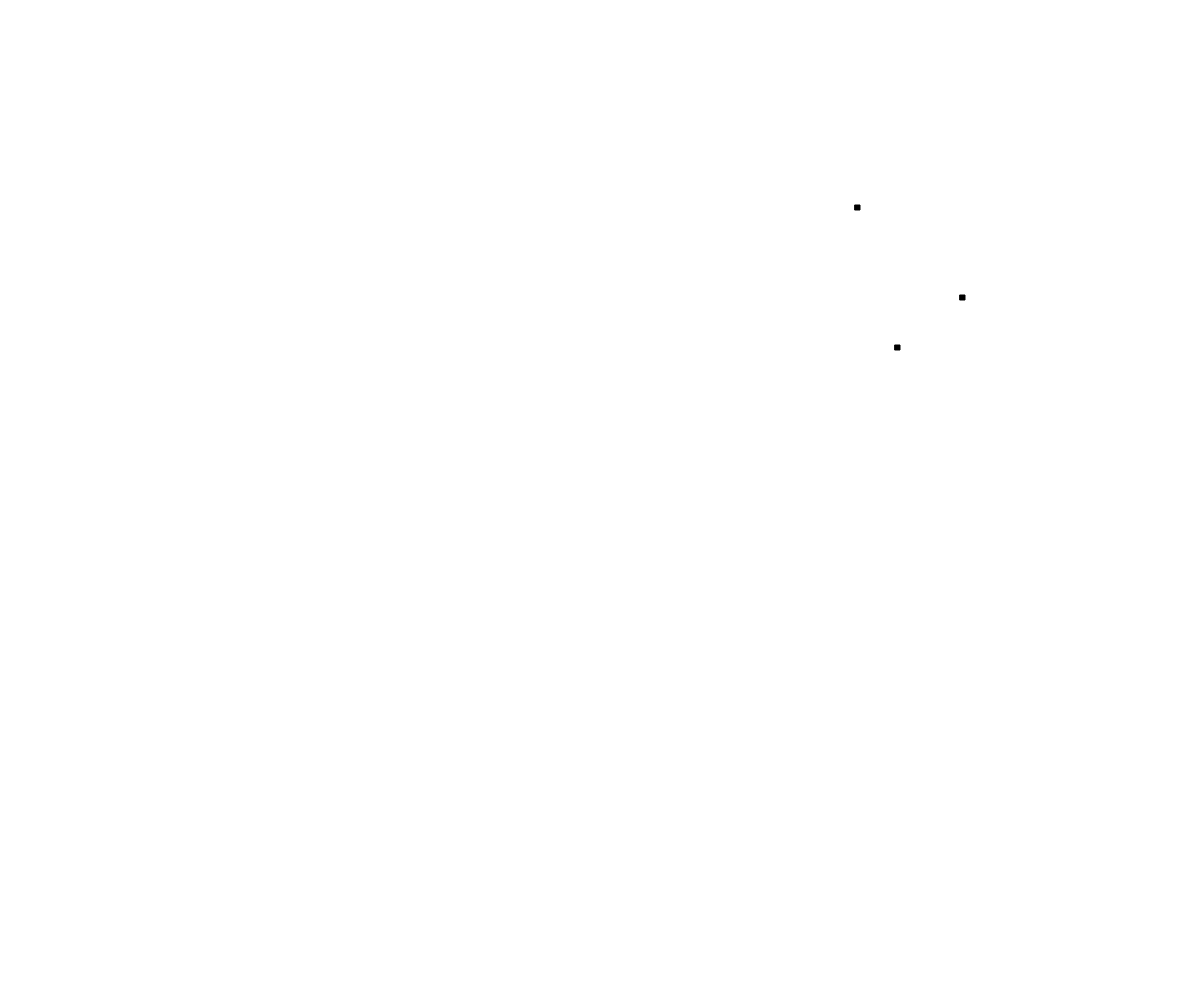
Frame 1 (no input)
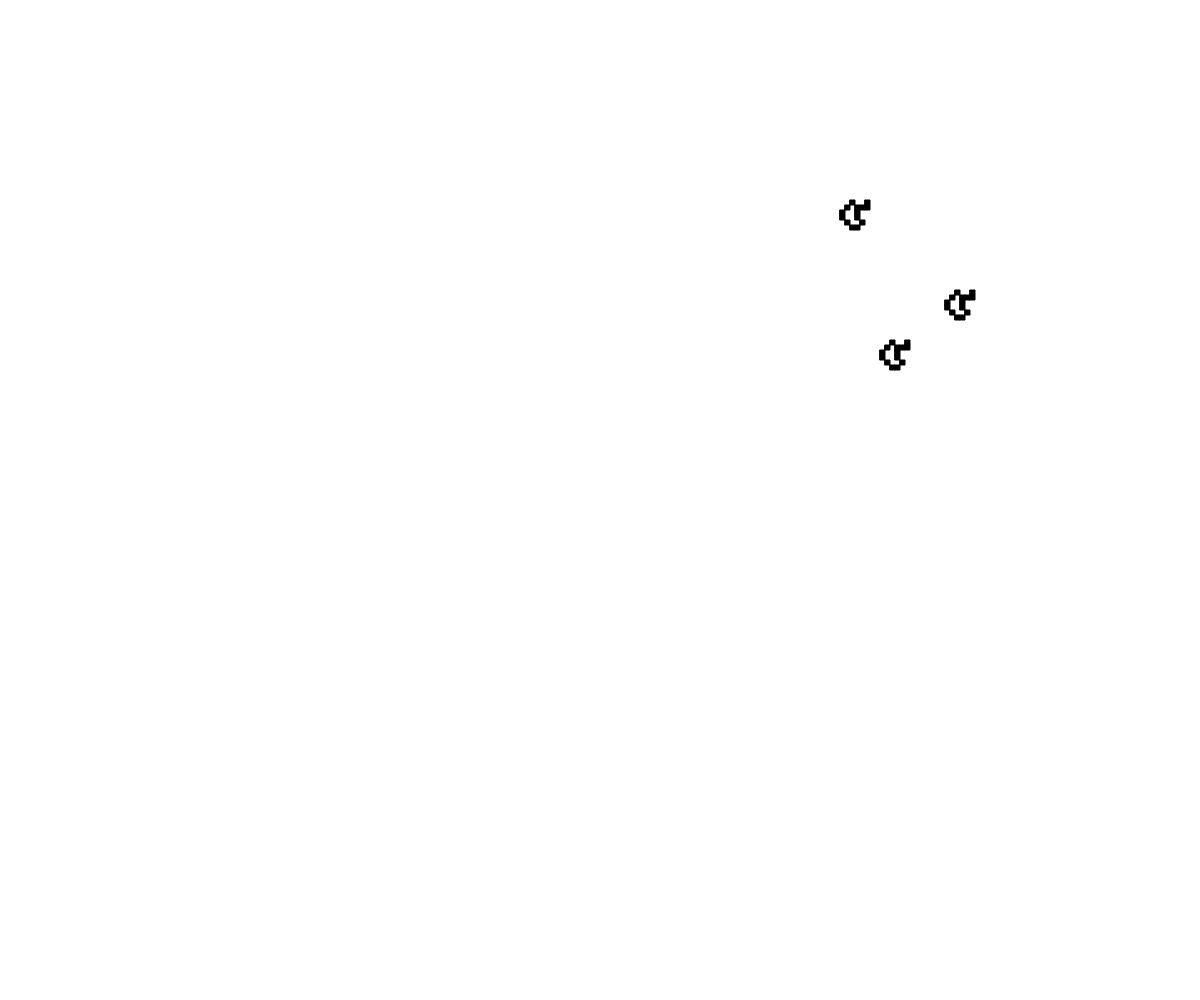
Frame 60 (no input)
Frame 120 (the mouse pressed at the canvas centre since frame 60): identical to frame 60, image omitted

The p5.js sketch that drew these frames (run headless with seeded random() and noise() and a simulated clock; from frame 60 on, the mouse is pressed at the canvas centre):

// p5.js sketch
// ── sketch.js
const pixelWidth = 5;
const WHITE = 0;
const BLACK = 1;
const UP = 0;
const RIGHT = 1;
const DOWN = 2;
const LEFT = 3;
const amountOfAnts = 3;

let drawPixels = true;
let grid = [];
let speed = 1;

let ants = [];

function setup() {
  createCanvas(windowWidth, windowHeight);

  for (let i = 0; i < width / pixelWidth; i++) {
    grid[i] = [];
    for (let j = 0; j < height / pixelWidth; j++) {
      grid[i][j] = WHITE;
    }
  }

  let halfPixelsWidth = floor(grid.length / 2);
  let halfPixelsHeight = floor(grid[0].length / 2);

  antX = halfPixelsWidth;
  antY = halfPixelsHeight;
  // grid[halfPixelsWidth][halfPixelsHeight] = BLACK;

  for (let i = 0; i < amountOfAnts; i++) {
    ants.push(new Ant(floor(random(grid.length)), floor(random(grid[0].length)), UP));
  }
}

function draw() {
  for (let i = 0; i < speed; i++) {
    runAnts();
  }
  if (drawPixels) {
    show();
  }
}

function runAnts() {
  for (let ant of ants) {
    ant.setDir();
    ant.move();
  }
}

function show() {
  background(255); //White background
  fill(0); //Draw black pixels
  for (let i = 0; i < grid.length; i++) {
    for (let j = 0; j < grid[i].length; j++) {
      if (grid[i][j] == BLACK) {
        rect(i * pixelWidth, j * pixelWidth, pixelWidth, pixelWidth);
      }
    }
  }
}

class Ant {
  constructor(x, y, dir) {
    this.x = x;
    this.y = y;
    this.dir = dir;
  }

  setDir() {
    if (grid[this.x][this.y] === WHITE) {
      //Turn right
      this.dir++;
    } else {
      //Turn left
      this.dir += 3;
    }
    grid[this.x][this.y] = int(!grid[this.x][this.y]); //Flip the tile (black -> white, white -> black)

    this.dir = (this.dir + 4) % 4;
  }

  move() {
    switch (this.dir) {
      case UP:
        this.y--;
        break;
      case DOWN:
        this.y++;
        break;
      case LEFT:
        this.x--;
        break;
      case RIGHT:
        this.x++;
        break;
      default:
        break;
    }
    this.x = (this.x + grid.length) % grid.length; //Wrap around walls
    this.y = (this.y + grid[0].length) % grid[0].length; //Wrap around walls
  }
}

function mousePressed() {
  drawPixels = !drawPixels;
  console.log("STOPPED DRAWING! CLICK AGAIN TO CONTINUE");
}
